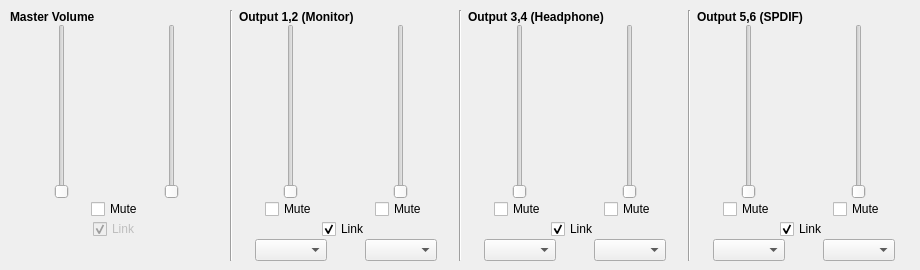
    <widget class="QWidget" name="volumeTab">
     <attribute name="title">
      <string>Master</string>
     </attribute>
     <widget class="QWidget" name="gridLayoutWidget">
      <property name="geometry">
       <rect>
        <x>10</x>
        <y>10</y>
        <width>901</width>
        <height>251</height>
       </rect>
      </property>
      <layout class="QGridLayout" name="gridLayout">
       <property name="verticalSpacing">
        <number>0</number>
       </property>
       <item row="1" column="6" alignment="Qt::AlignHCenter">
        <widget class="QSlider" name="slider_output_3">
         <property name="maximum">
          <number>128</number>
         </property>
         <property name="tracking">
          <bool>false</bool>
         </property>
         <property name="orientation">
          <enum>Qt::Vertical</enum>
         </property>
        </widget>
       </item>
       <item row="3" column="6" colspan="2" alignment="Qt::AlignHCenter">
        <widget class="QCheckBox" name="check_out_link_34">
         <property name="text">
          <string>Link</string>
         </property>
         <property name="checked">
          <bool>true</bool>
         </property>
        </widget>
       </item>
       <item row="2" column="6" alignment="Qt::AlignHCenter">
        <widget class="QCheckBox" name="check_out_mute_3">
         <property name="text">
          <string>Mute</string>
         </property>
        </widget>
       </item>
       <item row="4" column="4" alignment="Qt::AlignHCenter">
        <widget class="QComboBox" name="combo_out_src_2"/>
       </item>
       <item row="2" column="7" alignment="Qt::AlignHCenter">
        <widget class="QCheckBox" name="check_out_mute_4">
         <property name="text">
          <string>Mute</string>
         </property>
        </widget>
       </item>
       <item row="2" column="3" alignment="Qt::AlignHCenter">
        <widget class="QCheckBox" name="check_out_mute_1">
         <property name="text">
          <string>Mute</string>
         </property>
        </widget>
       </item>
       <item row="1" column="9" alignment="Qt::AlignHCenter">
        <widget class="QSlider" name="slider_output_5">
         <property name="maximum">
          <number>128</number>
         </property>
         <property name="tracking">
          <bool>false</bool>
         </property>
         <property name="orientation">
          <enum>Qt::Vertical</enum>
         </property>
        </widget>
       </item>
       <item row="4" column="7" alignment="Qt::AlignHCenter">
        <widget class="QComboBox" name="combo_out_src_4"/>
       </item>
       <item row="1" column="7" alignment="Qt::AlignHCenter">
        <widget class="QSlider" name="slider_output_4">
         <property name="maximum">
          <number>128</number>
         </property>
         <property name="tracking">
          <bool>false</bool>
         </property>
         <property name="orientation">
          <enum>Qt::Vertical</enum>
         </property>
        </widget>
       </item>
       <item row="0" column="5" rowspan="6">
        <widget class="Line" name="line_2">
         <property name="orientation">
          <enum>Qt::Vertical</enum>
         </property>
        </widget>
       </item>
       <item row="4" column="6" alignment="Qt::AlignHCenter">
        <widget class="QComboBox" name="combo_out_src_3"/>
       </item>
       <item row="1" column="4" alignment="Qt::AlignHCenter">
        <widget class="QSlider" name="slider_output_2">
         <property name="maximum">
          <number>128</number>
         </property>
         <property name="tracking">
          <bool>false</bool>
         </property>
         <property name="orientation">
          <enum>Qt::Vertical</enum>
         </property>
        </widget>
       </item>
       <item row="2" column="4" alignment="Qt::AlignHCenter">
        <widget class="QCheckBox" name="check_out_mute_2">
         <property name="text">
          <string>Mute</string>
         </property>
        </widget>
       </item>
       <item row="1" column="3" alignment="Qt::AlignHCenter">
        <widget class="QSlider" name="slider_output_1">
         <property name="maximum">
          <number>128</number>
         </property>
         <property name="tracking">
          <bool>false</bool>
         </property>
         <property name="orientation">
          <enum>Qt::Vertical</enum>
         </property>
        </widget>
       </item>
       <item row="4" column="3" alignment="Qt::AlignHCenter">
        <widget class="QComboBox" name="combo_out_src_1"/>
       </item>
       <item row="3" column="3" colspan="2" alignment="Qt::AlignHCenter">
        <widget class="QCheckBox" name="check_out_link_12">
         <property name="text">
          <string>Link</string>
         </property>
         <property name="checked">
          <bool>true</bool>
         </property>
        </widget>
       </item>
       <item row="1" column="10" alignment="Qt::AlignHCenter">
        <widget class="QSlider" name="slider_output_6">
         <property name="maximum">
          <number>128</number>
         </property>
         <property name="tracking">
          <bool>false</bool>
         </property>
         <property name="orientation">
          <enum>Qt::Vertical</enum>
         </property>
        </widget>
       </item>
       <item row="2" column="9" alignment="Qt::AlignHCenter">
        <widget class="QCheckBox" name="check_out_mute_5">
         <property name="text">
          <string>Mute</string>
         </property>
        </widget>
       </item>
       <item row="2" column="10" alignment="Qt::AlignHCenter">
        <widget class="QCheckBox" name="check_out_mute_6">
         <property name="text">
          <string>Mute</string>
         </property>
        </widget>
       </item>
       <item row="3" column="9" colspan="2" alignment="Qt::AlignHCenter">
        <widget class="QCheckBox" name="check_out_link_56">
         <property name="text">
          <string>Link</string>
         </property>
         <property name="checked">
          <bool>true</bool>
         </property>
        </widget>
       </item>
       <item row="4" column="9" alignment="Qt::AlignHCenter">
        <widget class="QComboBox" name="combo_out_src_5"/>
       </item>
       <item row="4" column="10" alignment="Qt::AlignHCenter">
        <widget class="QComboBox" name="combo_out_src_6"/>
       </item>
       <item row="0" column="9" colspan="2">
        <widget class="QLabel" name="label_148">
         <property name="font">
          <font>
           <weight>75</weight>
           <bold>true</bold>
          </font>
         </property>
         <property name="text">
          <string>Output 5,6 (SPDIF)</string>
         </property>
        </widget>
       </item>
       <item row="0" column="6" colspan="2">
        <widget class="QLabel" name="label_3">
         <property name="font">
          <font>
           <weight>75</weight>
           <bold>true</bold>
          </font>
         </property>
         <property name="text">
          <string>Output 3,4 (Headphone)</string>
         </property>
        </widget>
       </item>
       <item row="0" column="0" colspan="2">
        <widget class="QLabel" name="label">
         <property name="font">
          <font>
           <weight>75</weight>
           <bold>true</bold>
          </font>
         </property>
         <property name="text">
          <string>Master Volume</string>
         </property>
        </widget>
       </item>
       <item row="0" column="3" colspan="2">
        <widget class="QLabel" name="label_2">
         <property name="font">
          <font>
           <weight>75</weight>
           <bold>true</bold>
          </font>
         </property>
         <property name="text">
          <string>Output 1,2 (Monitor)</string>
         </property>
        </widget>
       </item>
       <item row="0" column="2" rowspan="6">
        <widget class="Line" name="line">
         <property name="orientation">
          <enum>Qt::Vertical</enum>
         </property>
        </widget>
       </item>
       <item row="0" column="8" rowspan="6">
        <widget class="Line" name="line_3">
         <property name="orientation">
          <enum>Qt::Vertical</enum>
         </property>
        </widget>
       </item>
       <item row="1" column="1" alignment="Qt::AlignHCenter">
        <widget class="QSlider" name="slider_master_R">
         <property name="maximum">
          <number>128</number>
         </property>
         <property name="tracking">
          <bool>false</bool>
         </property>
         <property name="orientation">
          <enum>Qt::Vertical</enum>
         </property>
        </widget>
       </item>
       <item row="1" column="0" alignment="Qt::AlignHCenter">
        <widget class="QSlider" name="slider_master_L">
         <property name="maximum">
          <number>128</number>
         </property>
         <property name="tracking">
          <bool>false</bool>
         </property>
         <property name="orientation">
          <enum>Qt::Vertical</enum>
         </property>
        </widget>
       </item>
       <item row="2" column="0" colspan="2" alignment="Qt::AlignHCenter">
        <widget class="QCheckBox" name="check_master_mute_1">
         <property name="text">
          <string>Mute</string>
         </property>
        </widget>
       </item>
       <item row="3" column="0" colspan="2" alignment="Qt::AlignHCenter">
        <widget class="QCheckBox" name="check_master_link_12">
         <property name="enabled">
          <bool>false</bool>
         </property>
         <property name="text">
          <string>Link</string>
         </property>
         <property name="checked">
          <bool>true</bool>
         </property>
        </widget>
       </item>
      </layout>
     </widget>
    </widget>
